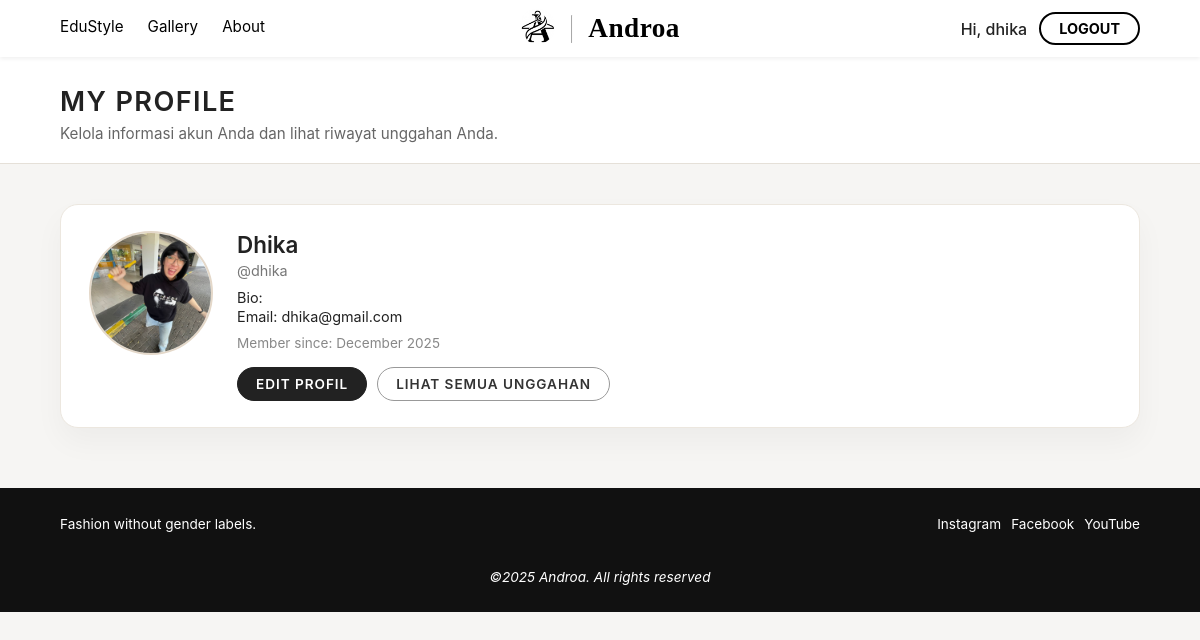
/Androa-Doang/pages/user/profile.php (signed in), run on the app's committed database.
### tables this page shows
CREATE TABLE `users` (
  `user_id` int(11) NOT NULL,
  `username` varchar(50) NOT NULL,
  `email` varchar(100) NOT NULL,
  `password` varchar(255) NOT NULL,
  `full_name` varchar(100) DEFAULT NULL,
  `bio` text DEFAULT NULL,
  `avatar_path` varchar(255) DEFAULT '/assets/profile-default.jpg',
  `role` enum('guest','user','admin') NOT NULL DEFAULT 'user',
  `is_active` tinyint(1) NOT NULL DEFAULT 1,
  `created_at` timestamp NOT NULL DEFAULT current_timestamp()
);

### Androa-Doang/pages/user/profile.php (the view, shortened to what this page needs)
<?php
include '../../db_connect.php';
$user_id = $_SESSION['user_id'];
$user_data = null;
$sql_profile = "SELECT * FROM users WHERE user_id = '$user_id' LIMIT 1";
$result_profile = $conn->query($sql_profile);
if ($result_profile->num_rows > 0) {
    $user_data = $result_profile->fetch_assoc();
} else {
    header("Location: logout.php");
    exit();
}
?>
<!DOCTYPE html>
<html lang="en">
<head>
    <link rel="stylesheet" href="../../components/components.css">
    <link rel="stylesheet" href="user.css">
</head>
<body class="user-profile-page"> <?php include '../../components/header_user.php'; ?>
<header class="profile-header">
    <section class="header-banner">
        <h1>My Profile</h1>
        <p>Kelola informasi akun Anda dan lihat riwayat unggahan Anda.</p>
    </section>
</header>
<main>
    <section class="profile-box">
        <img src="<?= htmlspecialchars($user_data['avatar_path'] ?? '../../Asset/profile-default.jpg'); ?>" class="profile-avatar">
        <div class="profile-details">
            <h3><?= htmlspecialchars($user_data['full_name'] ?? $user_data['username']); ?></h3>
            <p class="username">@<?= htmlspecialchars($user_data['username']); ?></p>
            <p>Bio: <?= htmlspecialchars($user_data['bio'] ?? 'Belum ada bio.'); ?></p>
            <p>Email: <?= htmlspecialchars($user_data['email']); ?></p>
            <p class="meta">Member since: <?= date('F Y', strtotime($user_data['created_at'])); ?></p>
        <div class="profile-actions">
            <a href="edit-profile.php" class="btn edit-btn">Edit Profil</a>
            <a href="my-uploads.php" class="btn secondary-btn">Lihat Semua Unggahan</a>
        </div>
        </div>
    </section>
</main>
<?php
include '../../components/footer.php';
?>
</body>
</html>

### Androa-Doang/components/components.css (style rules this page uses)
:root { --warna-latar: #FFFFFF; --warna-teks-gelap: #222222; --warna-primer-coklat: #7A5F48; --warna-sekunder-coklat: #E5D8C8; --warna-putih-teks: #FFFFFF; --warna-latar-footer: #111111; --font-sans: -apple-system, BlinkMacSystemFont, "Segoe UI", "Helvetica Neue", Arial, sans-serif; --font-header: var(--font-sans); --font-logo: "Playfair Display", "Times New Roman", serif; }
body { font-family: var(--font-sans); color: #222; margin: 0; padding: 0; }

### Androa-Doang/pages/user/user.css (style rules this page uses)
body.user-profile-page { background: #F6F5F3; color: #222; font-family: var(--font-sans, -apple-system, BlinkMacSystemFont, "Segoe UI", "Helvetica Neue", Arial, sans-serif); margin: 0; }
body.user-profile-page main { max-width: 1100px; margin: 40px auto 60px; padding: 0 5%; }
body.user-profile-page .profile-header { background: #FFFFFF; border-bottom: 1px solid #E5E0D8; }
body.user-profile-page .header-banner { max-width: 1100px; margin: 0 auto; padding: 28px 5% 20px; }
body.user-profile-page .header-banner h1 { margin: 0 0 6px; font-size: 1.7rem; letter-spacing: 0.05em; text-transform: uppercase; font-weight: 600; }
body.user-profile-page .header-banner p { margin: 0; color: #666; font-size: 0.95rem; }
body.user-profile-page .profile-box { margin-top: 30px; background: #FFFFFF; border-radius: 18px; padding: 26px 28px; display: flex; align-items: flex-start; gap: 24px; box-shadow: 0 14px 30px rgba(0, 0, 0, 0.04); border: 1px solid #ECE7DF; }
body.user-profile-page .profile-avatar { width: 120px; height: 120px; border-radius: 999px; object-fit: cover; border: 2px solid #E4D8C9; }
body.user-profile-page .profile-details { flex: 1; }
body.user-profile-page .profile-details h3 { margin: 0 0 4px; font-size: 1.4rem; font-weight: 600; }
body.user-profile-page .profile-details .username { margin: 0 0 10px; font-size: 0.9rem; color: #777; }
body.user-profile-page .profile-details p { margin: 2px 0; font-size: 0.9rem; }
body.user-profile-page .profile-details .meta { margin-top: 10px; font-size: 0.85rem; color: #888; }
body.user-profile-page .profile-actions { margin-top: 16px; display: flex; flex-wrap: wrap; gap: 10px; }
body.user-profile-page .btn { display: inline-flex; align-items: center; justify-content: center; padding: 8px 18px; border-radius: 999px; font-size: 0.85rem; text-transform: uppercase; letter-spacing: 0.07em; font-weight: 600; text-decoration: none; cursor: pointer; transition: background 0.2s ease, color 0.2s ease, border-color 0.2s ease, transform 0.1s ease; }
body.user-profile-page .edit-btn { background: #222; border: 1px solid #222; color: #fff; }
body.user-profile-page .secondary-btn { background: transparent; border: 1px solid #999; color: #333; }
:root { --bg-color: #F4F4F4; --card-bg: #FFFFFF; --text-primary: #333333; --text-secondary: #666666; --radius-card: 20px; --font-main: 'Arial', sans-serif; }

### data on the page
users: avatar_path (picture), full_name "Dhika", username "dhika", email "dhika@gmail.com", created_at "December 2025"

### other printed values
$_SESSION['user_username'] "dhika"
